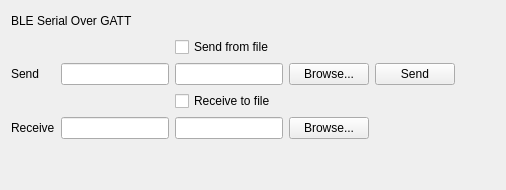
          <widget class="QWidget" name="tabBSG">
           <attribute name="title">
            <string>BSG</string>
           </attribute>
           <layout class="QGridLayout" name="gridLayout_16">
            <item row="0" column="0" colspan="3">
             <layout class="QHBoxLayout" name="horizontalLayout_24">
              <item>
               <widget class="QLabel" name="label_84">
                <property name="text">
                 <string>BLE Serial Over GATT</string>
                </property>
               </widget>
              </item>
              <item>
               <spacer name="horizontalSpacer_16">
                <property name="orientation">
                 <enum>Qt::Horizontal</enum>
                </property>
                <property name="sizeHint" stdset="0">
                 <size>
                  <width>40</width>
                  <height>20</height>
                 </size>
                </property>
               </spacer>
              </item>
             </layout>
            </item>
            <item row="2" column="1">
             <widget class="QLineEdit" name="lineEditBSGSend"/>
            </item>
            <item row="2" column="2">
             <widget class="QLineEdit" name="lineEditBSGSendFile"/>
            </item>
            <item row="2" column="3">
             <widget class="QPushButton" name="btnBSGBrowseSend">
              <property name="text">
               <string>Browse...</string>
              </property>
             </widget>
            </item>
            <item row="1" column="2">
             <widget class="QCheckBox" name="cbBSGSendFile">
              <property name="text">
               <string>Send from file</string>
              </property>
             </widget>
            </item>
            <item row="2" column="4">
             <widget class="QPushButton" name="btnBSGSend">
              <property name="text">
               <string>Send</string>
              </property>
             </widget>
            </item>
            <item row="3" column="2">
             <widget class="QCheckBox" name="cbBSGReceiveFile">
              <property name="text">
               <string>Receive to file</string>
              </property>
             </widget>
            </item>
            <item row="2" column="0">
             <widget class="QLabel" name="Send_2">
              <property name="text">
               <string>Send</string>
              </property>
             </widget>
            </item>
            <item row="5" column="2">
             <spacer name="verticalSpacer_12">
              <property name="orientation">
               <enum>Qt::Vertical</enum>
              </property>
              <property name="sizeHint" stdset="0">
               <size>
                <width>20</width>
                <height>40</height>
               </size>
              </property>
             </spacer>
            </item>
            <item row="4" column="1">
             <widget class="QLineEdit" name="lineEditBSGreceive"/>
            </item>
            <item row="4" column="2">
             <widget class="QLineEdit" name="lineEditBSGReceiveFile"/>
            </item>
            <item row="4" column="0">
             <widget class="QLabel" name="Receive_3">
              <property name="text">
               <string>Receive</string>
              </property>
             </widget>
            </item>
            <item row="4" column="3">
             <widget class="QPushButton" name="btnBSGBrowseReceive">
              <property name="text">
               <string>Browse...</string>
              </property>
             </widget>
            </item>
            <item row="2" column="5">
             <spacer name="horizontalSpacer_17">
              <property name="orientation">
               <enum>Qt::Horizontal</enum>
              </property>
              <property name="sizeHint" stdset="0">
               <size>
                <width>40</width>
                <height>20</height>
               </size>
              </property>
             </spacer>
            </item>
           </layout>
          </widget>
